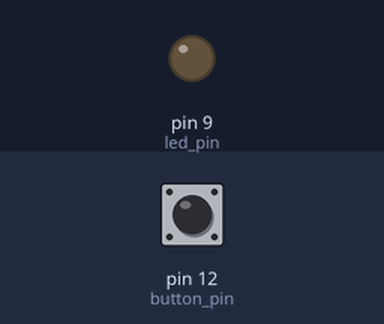
Recording of a sketch running on a simulated Arduino Uno, built with avr-gcc and run on an emulated ATmega328P. Shown: output pins drawn as LEDs (lit = HIGH). The inputs (shaded band) are chosen by the test bench; at power-on: pin 12 (button_pin) LOW.

Above: at 1.2 s.
1.3 s: pin 12 (button_pin) pulled HIGH for 0.15 s
At 1.37 s:
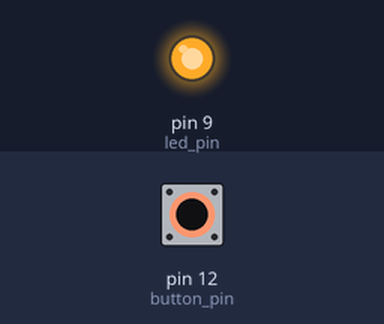
2.9 s: pin 12 (button_pin) pulled HIGH for 3.2 s
At 6.8 s:
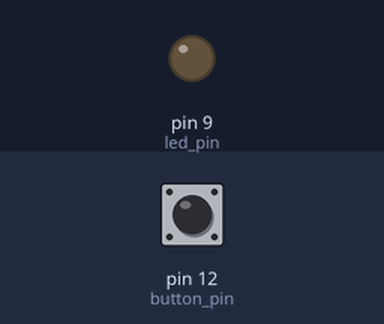
Timing chart, 0 to 8.3 s (numbered marks = the images above; inputs shaded):
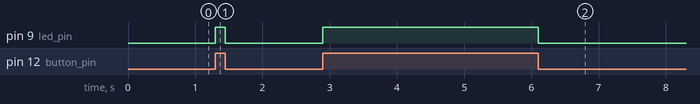

Measured:
- after the input at 1.3 s, pin 9 (led_pin): LOW → HIGH at once, → LOW 0.15 s later
- after the input at 2.9 s, pin 9 (led_pin): LOW → HIGH at once, → LOW 3.2 s later

The sketch:

pull_up_resistor.ino
```cpp
int button_pin = 12;
int led_pin = 9;


void setup() {
  pinMode(button_pin, INPUT);
  pinMode(led_pin, OUTPUT);
}

void loop() {
  if (digitalRead(button_pin) == HIGH)
  {
    digitalWrite(led_pin, HIGH);
  }
  else
  {
    digitalWrite(led_pin, LOW);
  }
}
```
